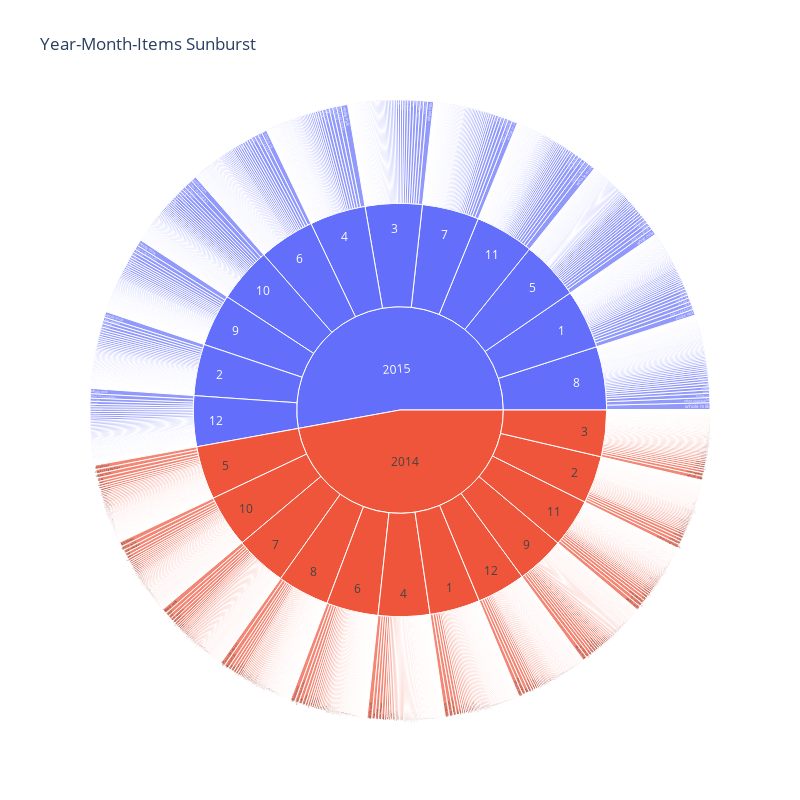

The cell this chart's notebook holds for it:
### Code cell
import plotly.express as px
import plotly.io as pio

# Prepare data for sunburst
sunburst_data = data.groupby(['Year', 'Month', 'itemDescription'])['Quantity'].sum().reset_index()

# Create sunburst chart
fig = px.sunburst(
    sunburst_data,
    path=['Year', 'Month', 'itemDescription'],
    values='Quantity',
    title="Year-Month-Items Sunburst",
    width=800,
    height=800
)
fig.show()

### Figure 1 — Plotly figure (JSON) as saved in the notebook; plotly's stock layout.template omitted (floating-point values rounded to 4 significant figures; data arrays with more than 128 entries replaced by an {"elided": "..."} marker saying what was removed)
{"data": [{"branchvalues": "total", "domain": {"x": [0, 1], "y": [0, 1]}, "hovertemplate": "labels=%{label}<br>Quantity=%{value}<br>parent=%{parent}<br>id=%{id}<extra></extra>", "ids": {"elided": "3327 str values"}, "labels": {"elided": "3327 str values"}, "name": "", "parents": {"elided": "3327 str values"}, "type": "sunburst", "values": {"elided": "3327 int values"}}], "layout": {"height": 800, "legend": {"tracegroupgap": 0}, "title": {"text": "Year-Month-Items Sunburst"}, "width": 800}}
